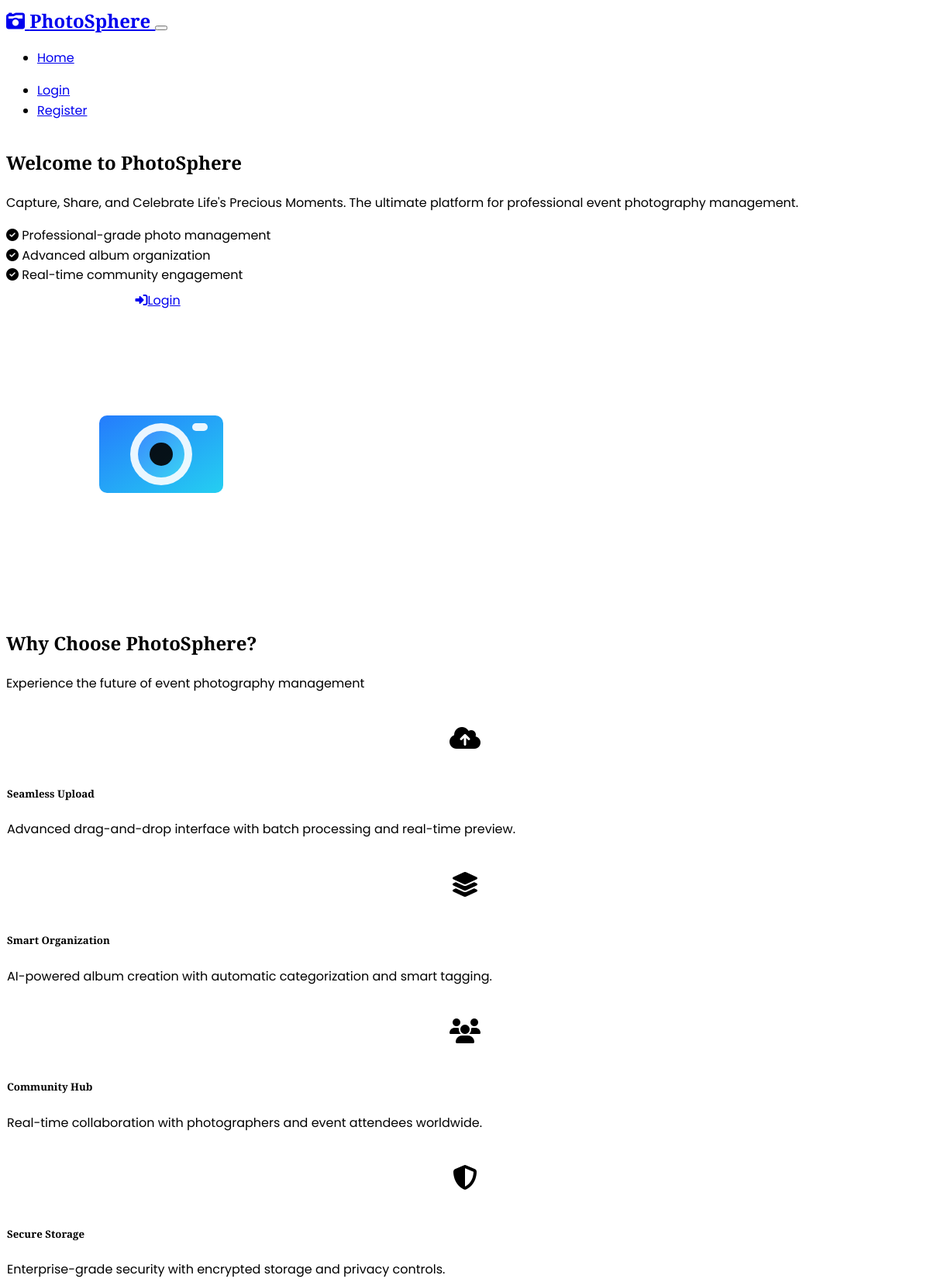
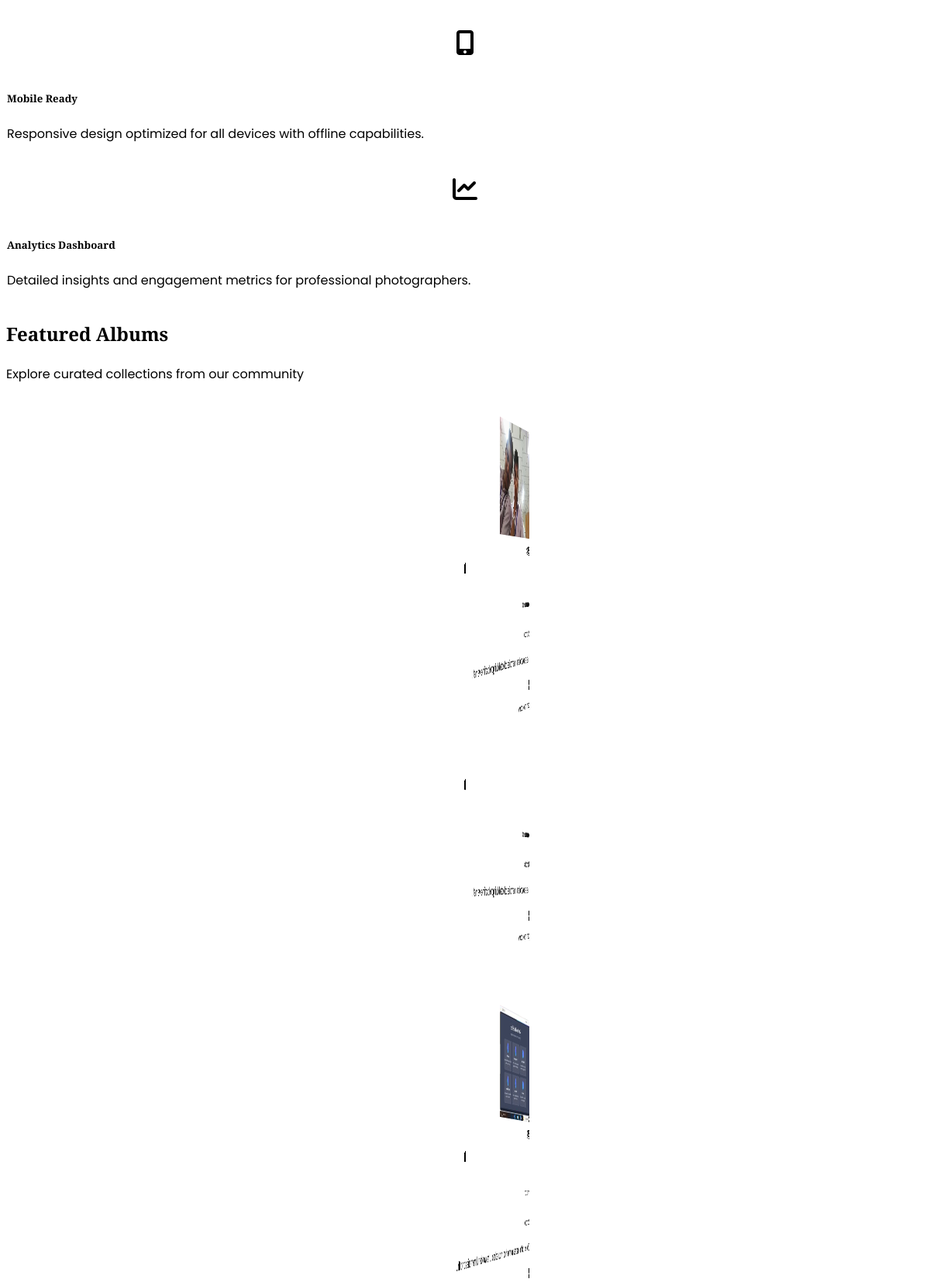
The page / (upper part) on the database its author committed (2 pictures, top to bottom).
### models.py (models this page shows, shortened)
class Album(db.Model):
    id = db.Column(db.Integer, primary_key=True)
    title = db.Column(db.String(100), nullable=False)
    description = db.Column(Text)
    date = db.Column(db.DateTime, default=datetime.utcnow)
    created_by = db.Column(db.Integer, db.ForeignKey('user.id'), nullable=False)
    visibility = db.Column(db.String(20), default='public')  # 'public', 'private'
    created_at = db.Column(db.DateTime, default=datetime.utcnow)
    photos = db.relationship('Photo', backref='album', lazy=True, cascade='all, delete-orphan')

class Photo(db.Model):
    id = db.Column(db.Integer, primary_key=True)
    filename = db.Column(db.String(100), nullable=False)
    original_filename = db.Column(db.String(100), nullable=False)
    title = db.Column(db.String(100), nullable=False)
    description = db.Column(Text)
    album_id = db.Column(db.Integer, db.ForeignKey('album.id'), nullable=False)
    uploaded_by = db.Column(db.Integer, db.ForeignKey('user.id'), nullable=False)
    upload_date = db.Column(db.DateTime, default=datetime.utcnow)
    file_size = db.Column(db.Integer)
    mime_type = db.Column(db.String(50))
    comments = db.relationship('Comment', backref='photo', lazy=True, cascade='all, delete-orphan')

class User(UserMixin, db.Model):
    id = db.Column(db.Integer, primary_key=True)
    username = db.Column(db.String(64), unique=True, nullable=False)
    email = db.Column(db.String(120), unique=True, nullable=False)
    password_hash = db.Column(db.String(256), nullable=False)
    role = db.Column(db.String(20), default='user')  # 'user', 'admin'
    created_at = db.Column(db.DateTime, default=datetime.utcnow)
    albums = db.relationship('Album', backref='creator', lazy=True)
    photos = db.relationship('Photo', backref='uploader', lazy=True)
    comments = db.relationship('Comment', backref='author', lazy=True)

### routes.py (the view)
@app.route('/')
def index():
    recent_albums = Album.query.filter_by(visibility='public').order_by(Album.created_at.desc()).limit(6).all()
    return render_template('index.html', recent_albums=recent_albums)

### templates/index.html (shortened to what this page needs)
{% extends "base.html" %}
{% block content %}
<section class="hero-gradient text-white py-5" data-aos="fade-in">
    <div class="container">
        <div class="row align-items-center min-vh-75">
            <div class="col-lg-6" data-aos="fade-right">
                <h1 class="display-3 fw-bold mb-4">
                    Welcome to <span class="text-info">PhotoSphere</span>
                </h1>
                <p class="lead mb-4 fs-5">
                    Capture, Share, and Celebrate Life's Precious Moments.
                    The ultimate platform for professional event photography management.
                </p>
                <div class="mb-4">
                    <div class="d-flex align-items-center mb-2">
                        <i class="fas fa-check-circle text-success me-2"></i>
                        <span>Professional-grade photo management</span>
                    </div>
                    <div class="d-flex align-items-center mb-2">
                        <i class="fas fa-check-circle text-success me-2"></i>
                        <span>Advanced album organization</span>
                    </div>
                    <div class="d-flex align-items-center">
                        <i class="fas fa-check-circle text-success me-2"></i>
                        <span>Real-time community engagement</span>
                    </div>
                </div>
                {% if not current_user.is_authenticated %}
                <div class="d-flex gap-3 flex-wrap">
                    <a href="{{ url_for('register') }}" class="btn btn-gradient btn-lg px-4 py-3">
                        <i class="fas fa-rocket me-2"></i>Start Your Journey
                    </a>
                    <a href="{{ url_for('login') }}" class="btn btn-outline-light btn-lg px-4 py-3">
                        <i class="fas fa-sign-in-alt me-2"></i>Login
                    </a>
                </div>
                {% else %}
                <a href="{{ url_for('dashboard') }}" class="btn btn-gradient btn-lg px-4 py-3">
                    <i class="fas fa-tachometer-alt me-2"></i>Go to Dashboard
                </a>
                {% endif %}
            </div>
            <div class="col-lg-6" data-aos="fade-left">
                <div class="text-center">
                    <div class="image-hover-effect d-inline-block">
                    </div>
                </div>
            </div>
        </div>
    </div>
</section>
<section class="py-5 bg-body-tertiary" data-aos="fade-up">
    <div class="container">
        <div class="text-center mb-5">
            <h2 class="display-5 fw-bold mb-3">Why Choose PhotoSphere?</h2>
            <p class="lead text-muted">Experience the future of event photography management</p>
        </div>
        <div class="row g-4">
            <div class="col-lg-4 col-md-6" data-aos="zoom-in" data-aos-delay="100">
                <div class="glass-card h-100 p-4 text-center">
                    <div class="feature-icon mb-3">
                        <i class="fas fa-cloud-upload-alt fa-2x text-primary"></i>
                    </div>
                    <h5 class="fw-bold mb-3">Seamless Upload</h5>
                    <p class="text-muted">Advanced drag-and-drop interface with batch processing and real-time preview.</p>
                </div>
            </div>
            <div class="col-lg-4 col-md-6" data-aos="zoom-in" data-aos-delay="200">
                <div class="glass-card h-100 p-4 text-center">
                    <div class="feature-icon mb-3">
                        <i class="fas fa-layer-group fa-2x text-primary"></i>
                    </div>
                    <h5 class="fw-bold mb-3">Smart Organization</h5>
                    <p class="text-muted">AI-powered album creation with automatic categorization and smart tagging.</p>
                </div>
            </div>
            <div class="col-lg-4 col-md-6" data-aos="zoom-in" data-aos-delay="300">
                <div class="glass-card h-100 p-4 text-center">
                    <div class="feature-icon mb-3">
                        <i class="fas fa-users fa-2x text-primary"></i>
                    </div>
                    <h5 class="fw-bold mb-3">Community Hub</h5>
                    <p class="text-muted">Real-time collaboration with photographers and event attendees worldwide.</p>
                </div>
            </div>
            <div class="col-lg-4 col-md-6" data-aos="zoom-in" data-aos-delay="400">
                <div class="glass-card h-100 p-4 text-center">
                    <div class="feature-icon mb-3">
                        <i class="fas fa-shield-alt fa-2x text-primary"></i>
                    </div>
                    <h5 class="fw-bold mb-3">Secure Storage</h5>
                    <p class="text-muted">Enterprise-grade security with encrypted storage and privacy controls.</p>
                </div>
            </div>
            <div class="col-lg-4 col-md-6" data-aos="zoom-in" data-aos-delay="500">
                <div class="glass-card h-100 p-4 text-center">
                    <div class="feature-icon mb-3">
                        <i class="fas fa-mobile-alt fa-2x text-primary"></i>
                    </div>
                    <h5 class="fw-bold mb-3">Mobile Ready</h5>
                    <p class="text-muted">Responsive design optimized for all devices with offline capabilities.</p>
                </div>
            </div>
            <div class="col-lg-4 col-md-6" data-aos="zoom-in" data-aos-delay="600">
                <div class="glass-card h-100 p-4 text-center">
                    <div class="feature-icon mb-3">
                        <i class="fas fa-chart-line fa-2x text-primary"></i>
                    </div>
                    <h5 class="fw-bold mb-3">Analytics Dashboard</h5>
                    <p class="text-muted">Detailed insights and engagement metrics for professional photographers.</p>
                </div>
            </div>
        </div>
    </div>
</section>
{% if recent_albums %}
<section class="py-5 bg-body" data-aos="fade-up">
    <div class="container">
        <div class="text-center mb-5">
            <h2 class="display-5 fw-bold mb-3">Featured Albums</h2>
            <p class="lead text-muted">Explore curated collections from our community</p>
        </div>
        <div class="row g-4">
            {% for album in recent_albums %}
            <div class="col-lg-4 col-md-6" data-aos="flip-left" data-aos-delay="{{ loop.index * 100 }}">
                <div class="glass-card h-100">
                    {% if album.photos and album.photos|length > 0 %}
                    <div class="position-relative" style="height: 200px; overflow: hidden; border-radius: 15px 15px 0 0;">
                        <img src="{{ url_for('static', filename='images/' + (album.photos[0].filename if album.photos else 'placeholder.svg')) }}"
                             alt="{{ album.title }}"
                             class="w-100 h-100"
                             style="object-fit: cover; transition: transform 0.3s ease;"
                             onmouseover="this.style.transform='scale(1.05)'"
                             onmouseout="this.style.transform='scale(1)'">
                        <div class="position-absolute top-0 end-0 m-2">
                            <span class="badge bg-dark bg-opacity-75">
                                <i class="fas fa-images me-1"></i>{{ album.photos|length }}
                            </span>
                        </div>
                    </div>
                    {% endif %}
                    <div class="p-4">
                        <div class="d-flex align-items-center mb-3">
                            <div class="feature-icon me-3" style="width: 40px; height: 40px;">
                                <i class="fas fa-folder text-primary"></i>
                            </div>
                            <div class="flex-grow-1">
                                <h5 class="fw-bold mb-0">{{ album.title }}</h5>
                                <small class="text-muted">{{ album.photos|length }} photos</small>
                            </div>
                        </div>
                        <p class="text-muted mb-3">{{ album.description[:80] }}{% if album.description|length > 80 %}...{% endif %}</p>
                        <div class="d-flex justify-content-between align-items-center">
                            <div class="d-flex align-items-center">
                                <div class="rounded-circle bg-primary d-flex align-items-center justify-content-center me-2" style="width: 30px; height: 30px;">
                                </div>
                                <small class="text-muted">{{ album.creator.username }}</small>
                            </div>
                            <a href="{{ url_for('view_album', album_id=album.id) }}" class="btn btn-sm btn-gradient">
                                <i class="fas fa-eye me-1"></i>View
                            </a>
                        </div>
                    </div>
                </div>
            </div>
            {% endfor %}
        </div>
    </div>
</section>
{% endif %}
{% endblock %}

### static/css/style.css (style rules this page uses)
body { font-family: 'Poppins', sans-serif; line-height: 1.6; scroll-behavior: smooth; }
h1, h2, h3, h4, h5, h6 { font-family: 'Playfair Display', serif; font-weight: 600; }
.hero-gradient { background: linear-gradient(135deg, var(--bs-primary) 0%, var(--bs-info) 50%, var(--bs-secondary) 100%); position: relative; overflow: hidden; }
.hero-gradient::before { content: ''; position: absolute; top: 0; left: 0; right: 0; bottom: 0; animation: float 20s ease-in-out infinite; z-index: 1; }
.hero-gradient > .container { position: relative; z-index: 2; }
.feature-icon { transition: transform 0.3s ease; }
.image-hover-effect { transition: transform 0.3s ease; }
section { position: relative; z-index: 1; }
.glass-card { background: rgba(255, 255, 255, 0.1); backdrop-filter: blur(10px); border: 1px solid rgba(255, 255, 255, 0.2); border-radius: 20px; transition: all 0.3s ease; }
.btn-gradient { background: linear-gradient(45deg, var(--bs-primary), var(--bs-info)); border: none; color: white !important; transition: all 0.3s ease; position: relative; overflow: hidden; text-decoration: none; display: inline-block; border-radius: 50px; }
.btn-gradient::before { content: ''; position: absolute; top: 0; left: -100%; width: 100%; height: 100%; background: linear-gradient(45deg, transparent, rgba(255,255,255,0.3), transparent); transition: left 0.5s; }
.min-vh-75 { min-height: 75vh; }
.image-hover-effect { position: relative; overflow: hidden; border-radius: 15px; transition: all 0.3s ease; }
.image-hover-effect::after { content: ''; position: absolute; top: 0; left: 0; right: 0; bottom: 0; background: linear-gradient(45deg, rgba(var(--bs-primary-rgb), 0.3), rgba(var(--bs-info-rgb), 0.3)); opacity: 0; transition: opacity 0.3s ease; }
.feature-icon { width: 80px; height: 80px; border-radius: 50%; background: linear-gradient(135deg, var(--bs-primary), var(--bs-info)); display: flex; align-items: center; justify-content: center; margin: 0 auto 1rem; transition: all 0.3s ease; }

### rows shown on the page
Album: filename (picture), photos|length "24", title "temp memo", description "this is a wonderful memories collected duringthe last time we met .", creator.username "jasmine dorathy V"
Album: title "temp memo", photos|length "0", description "this is a wonderful memories collected duringthe last time we met .", creator.username "jasmine dorathy V"
Album: filename (picture), photos|length "2", title "reunion", description "Cheers to the last reunion we had in our school ...the wonderful memories and th"
